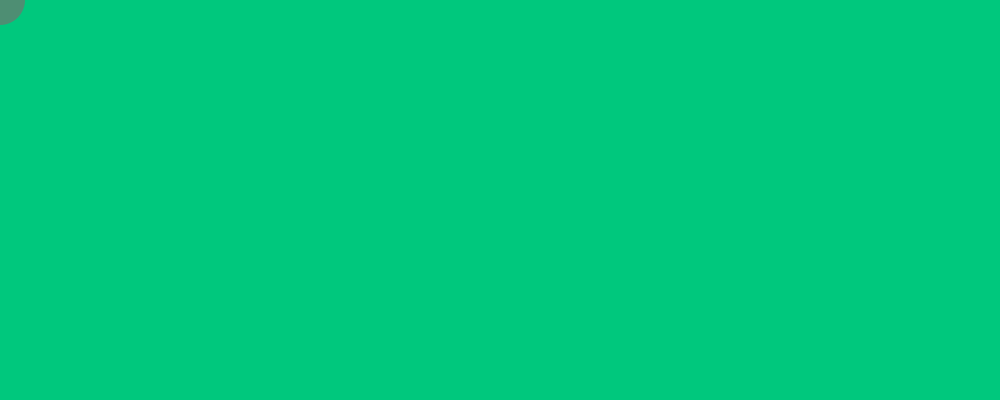
Frame 1 (no input)
Frame 60 (the mouse pressed at the canvas centre just before this capture): identical to frame 1, image omitted
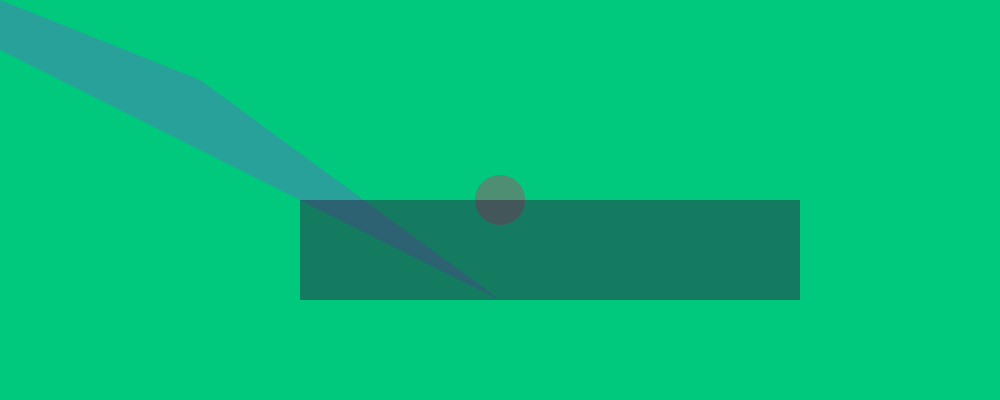
Frame 120 (the mouse held since frame 60 and released just before this capture)

The Processing sketch that drew these frames (run headless with seeded random() and noise(); from frame 60 on, the mouse is pressed at the canvas centre):

// Processing sketch: processing_99633
// ── processing_99633.pde

void setup(){
  size(1000,400);
  background(255);
}
void draw(){
   background(0,200,125,50);
  strokeWeight(10);
  stroke(0);
  noStroke();
  fill(200,50,100,100);
  ellipse(mouseX,mouseY,50,50);
  noStroke();
  fill(100,100,200,100);
  triangle(mouseY,80,mouseX,300,-mouseX,-mouseY);
  fill(50,0,50,100);
  rect(mouseY+100,200,mouseX,100);
  
  
}
